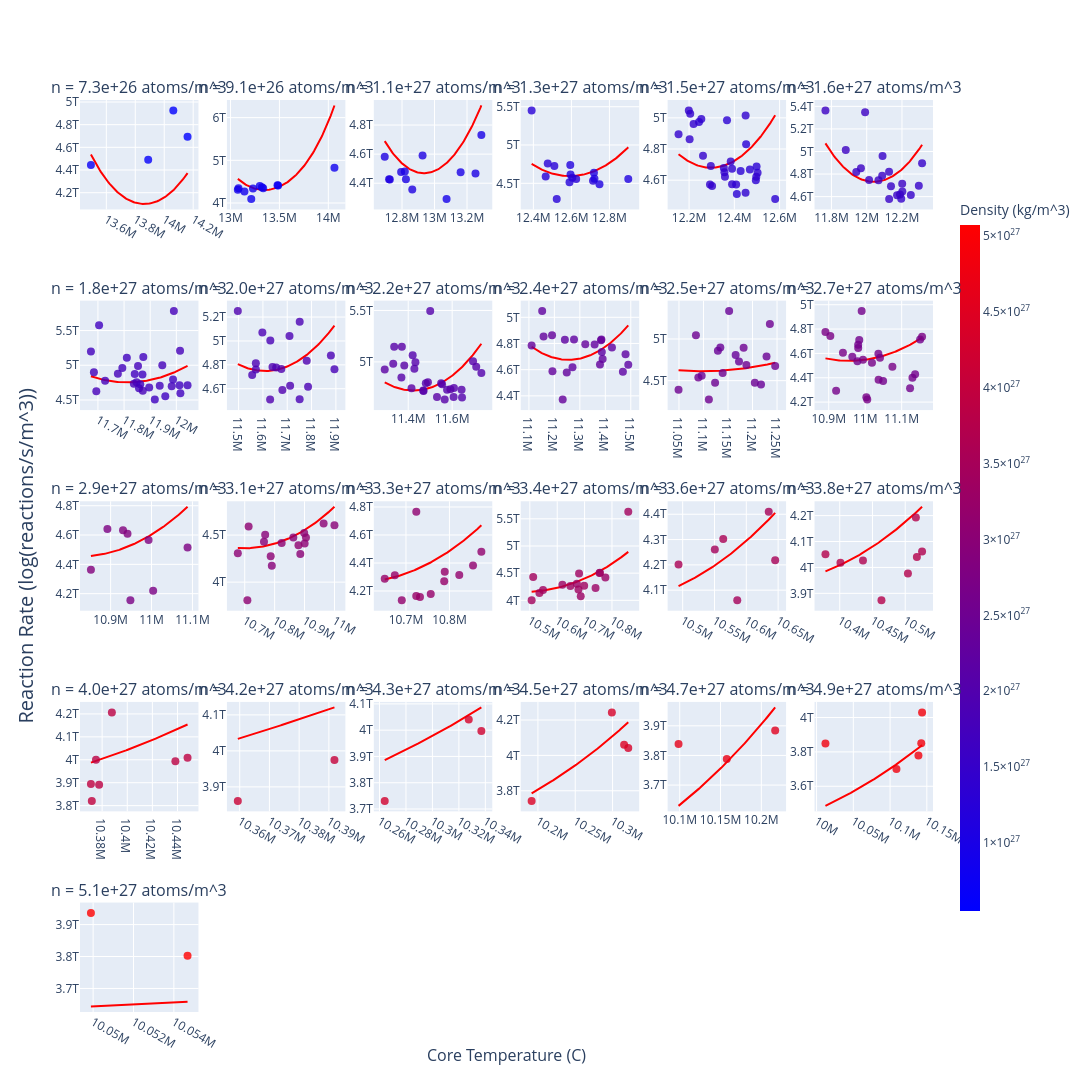

Notebook source saved alongside this figure:
### Code cell
## Use the model to make another surface plot
import statsmodels.api as sm

x = df_filtered['he3_number_density']
temp = df_filtered['core_temperature']

count = 25
number_density_range = np.linspace(x.min(), x.max(), count + 1)
x_space = np.linspace(temp.min(), temp.max(), 100)

subplot_titles = []

_last = number_density_range.min()
for _num_density in number_density_range:
    if _num_density == _last:
        continue
    subplot_titles.append(f'n = {format_title(_num_density)} atoms/m^3')
    _last = _num_density

cols = 6
fig = make_subplots(rows=math.ceil((len(number_density_range) - 1) / cols), cols=cols, subplot_titles=subplot_titles,
                    x_title='Core Temperature (C)', y_title='Reaction Rate (log(reactions/s/m^3))')

def update(a):
    if a.text =='He-3 Number Density (particles/m^3)' or a.text == 'Reaction Rate (log(reactions/s/m^3))':
        a.font.size = 20

fig.for_each_annotation(update)

max_y = 0
min_y = 1e10

last = number_density_range.min()
idx = 0
row = 1
col = 1
for number_density in number_density_range:
    if number_density == last:
        continue

    frame_df = df_filtered.copy()
    if number_density == number_density_range.max():
        frame_df = frame_df[frame_df['he3_number_density'] <= number_density]
    else:
        frame_df = frame_df[frame_df['he3_number_density'] < number_density]
    frame_df = frame_df[frame_df['he3_number_density'] >= last]
    last = number_density

    _x = frame_df['core_temperature']
    x_space = np.linspace(_x.min(), _x.max(), 100)

    if len(_x) == 1:
        x_value = _x.iloc[0]
        x_space = np.linspace(x_value * 0.9, x_value * 1.1, 100)

    he3_number_density_space = np.array([number_density] * len(x_space))
    input_data = pd.DataFrame(
        {
            'const': np.ones_like(x_space),
            'log(he3_number_density)': np.log10(he3_number_density_space),
            'log(he3_number_density)^2': np.log10(he3_number_density_space) ** 2,
            'log(core_temperature)': np.log10(x_space),
            'log(core_temperature)^2': np.log10(x_space) ** 2,
            'log(core_temperature)^3': np.log10(x_space) ** 3,
            'interaction': np.log10(he3_number_density_space) * np.log10(x_space),
        }
    )

    ys = model_interaction.predict(input_data).values
    fig.add_trace(
        go.Scatter(x=x_space, y=10 ** ys, mode='lines', marker=dict(color='red')),
        row=row, col=col
    )

    fig.add_trace(
        go.Scatter(x=frame_df['core_temperature'], y=(frame_df['reaction_rates_per_unit_volume']),
                   mode='markers', marker=dict(
                color=frame_df['he3_number_density'],
                size=8,
                opacity=0.8,
                colorbar=dict(title='Number Density (atoms/m^3)', len=0.8, thickness=20),
                showscale=True,
                coloraxis='coloraxis',
            )),
        row=row, col=col
    )

    # max_y = max(max_y, ys.max())
    # min_y = min(min_y, ys.min())

    col += 1
    if col > cols:
        col = 1
        row += 1

    idx += 1

fig.update_layout(
    width=1600,
    height=1200,
    showlegend=False,
    coloraxis=dict(colorscale='BlueRed', colorbar=dict(title='Density (kg/m^3)', len=0.8, thickness=20)),
)

# max_y = max_y * 1.005
#
# for i in range(count):
#     param_name = f'yaxis{i + 1}'
#     if i == 0:
#         param_name = 'yaxis'
#         fig.update_layout(yaxis=dict(range=[min_y, max_y]))
#
#     else:
#         fig.update_layout({
#             param_name: dict(range=[min_y, max_y])
#         })

fig.show()
